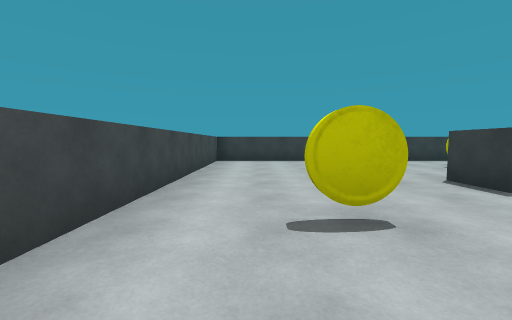
view 1 (above)

13 first-person views from a walk through a scene from a Unity 3-D project. The camera is 1.2 m above the floor, tilts 4° down and sees 90° across. The floor is counted in squares, 2 m on a side. Each view is taken from the middle of a square. On the plan, view 1 faces up. The plan holds only what a view shows up to about 9 squares ahead; the rest is blank.

view 2
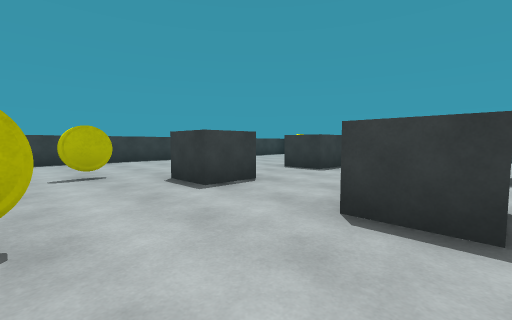

view 3
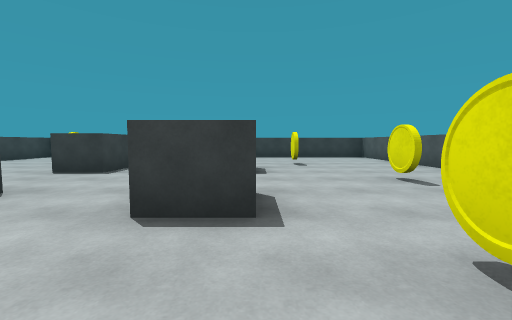

view 4
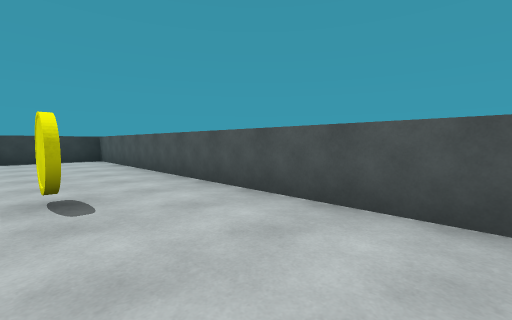

view 5
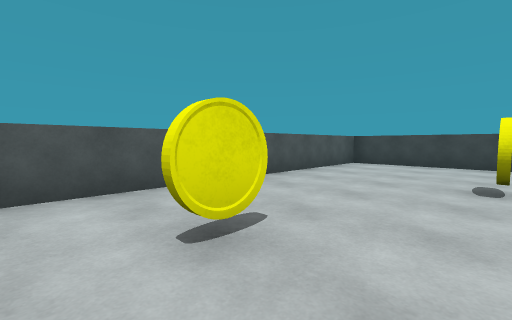

view 6
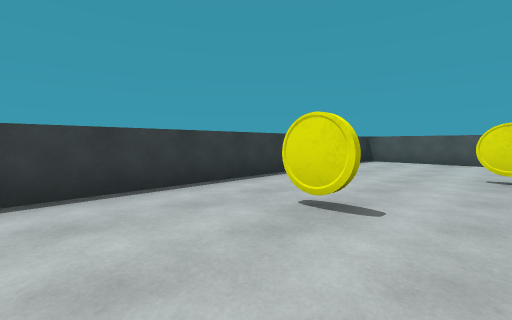

view 7
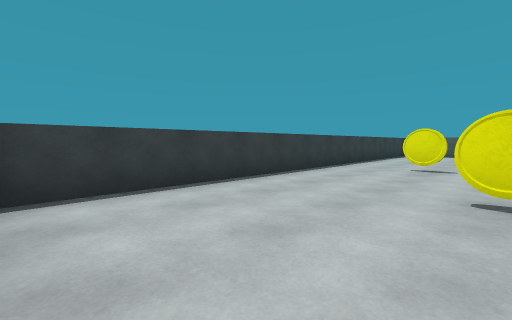

view 8
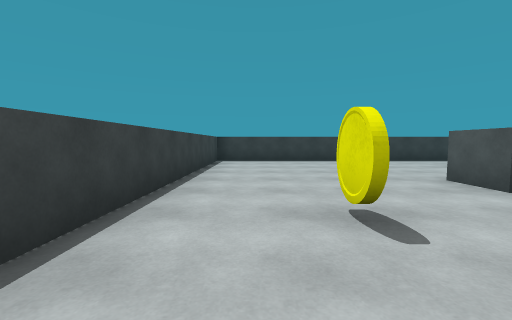

view 9
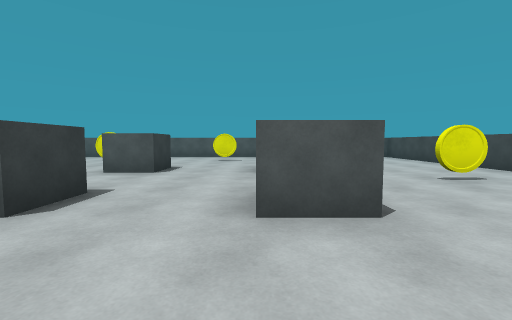

view 10
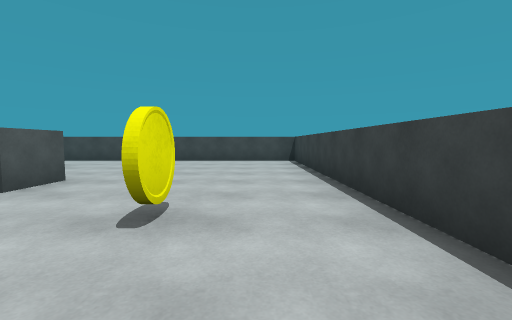

view 11
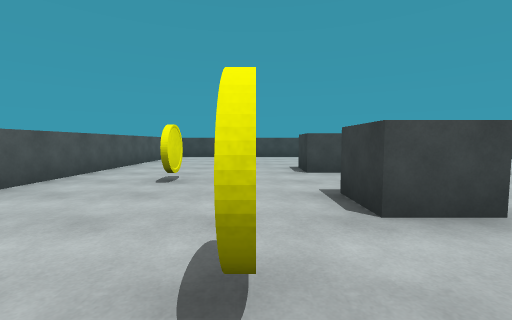

view 12
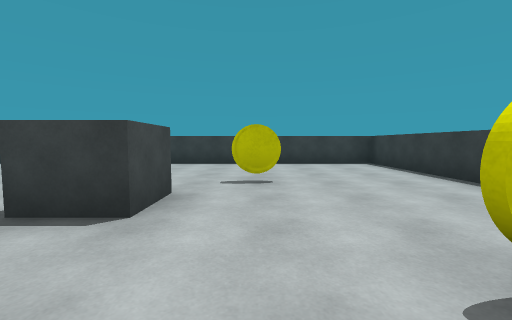

view 13
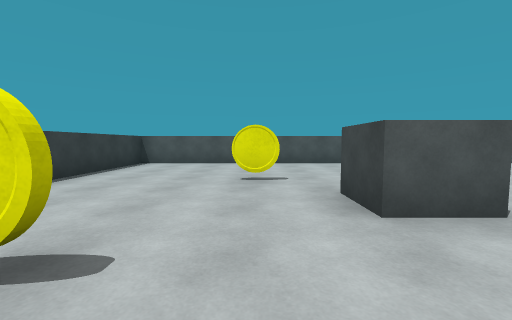

### Floor plan
Key: @ floor where view 1 was taken; # wall or solid block; . floor; C coin.
Columns run from 2 left of view 1 to 12 right of it. Each row starts with its distance up from view 1.
  9 ###############
  8 #.............#
  7 #.............#
  6 #......C......#
  5 #...C.....C...#
  4 #....##.##....#
  3 #....##.##....#
  2 #..C.......C..#
  1 #....##.##....#
  0 #.@..##.##....#
 -1 #...C.....C...#
 -2 #......C......#
 -3 #.............#
 -4 #.............#
 -5 ###############

Positions as (right, up) in squares from view 1, and headings:
1: (0, 0), facing up
2: (1, 0), facing up-right
3: (1, 0), facing right
4: (2, -2), facing down-right
5: (6, -1), facing down-left
6: (8, 4), facing down-right
7: (8, 8), facing down-right
8: (3, 7), facing right
9: (4, 6), facing down
10: (7, 7), facing left
11: (9, -1), facing left
12: (8, 1), facing up
13: (8, 3), facing down
